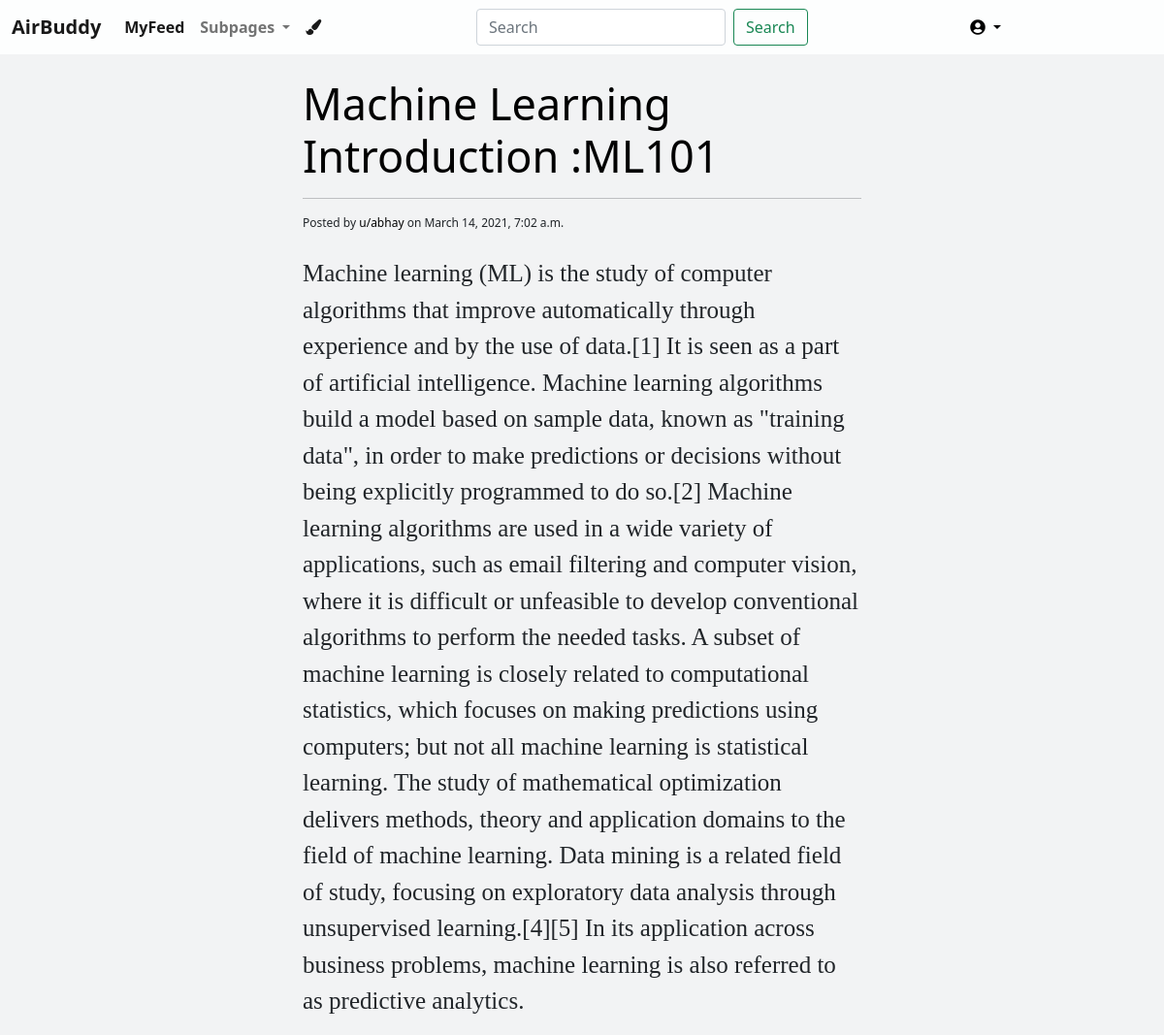
The page /a/ml/1/ (signed in) on the database its author committed.
### subpages/models.py (models this page shows, shortened)
class ml(models.Model):
    author = models.ForeignKey(
                        settings.AUTH_USER_MODEL,
                        on_delete=models.CASCADE,
                        related_name = 'ml_post',
                        )
    title = models.TextField(max_length=100)
    description = models.TextField(max_length=5000)
    created_on = models.DateTimeField(auto_now_add = True)

### subpages/views.py (the view)
# urls.py: url(r'^a/ml/(?P<pk>\d+)/$', views.ml_body, name='ml_body'),
@login_required
def ml_body(request,pk):
    obj = ml.objects.get(pk=pk)
    template_name = 'ml_body.html'
    context = {
        'body':obj.description,
        'title':obj.title,
        'date':obj.created_on,
        'author':obj.author
    }
    return render(request, template_name, context)

### core/templates/ml_body.html
{% extends 'base.html' %}
{% block content %}
<br>
<div class="container-fluid">
    <div class="row">
        <div class="col-md-3"></div>
        <div class="col-md-6">
          <h1 style="color: black;font-size: 45px;">{{title}}</h1>
          <hr class="hr-light">
          <p class="post-meta" style="font-size: 12px;margin: 0%;">Posted by
            <a href="#">u/{{author}}</a> on {{date}}</p>
          <br>
          <p style="
           font-family:Lucida Console;
           font-size: 25px;">
           {{body}}
        </p>
        </div>
        <div class="col-md-3"></div>
    </div>
</div>
{% endblock %}

### core/static/style.css (style rules this page uses)
body { background-color:#F2F3F4; }
p a { text-decoration: none; color: black; }

### rows shown on the page
ml: title "Machine Learning Introduction :ML101", created_on "March 14, 2021, 7:02 a.m.", description "Machine learning (ML) is the study of computer algorithms that improve automatically through experience and by the use of data.[1] It is seen as a part of artificial intelligence. Machine learning algorithms build a model based on sample data, known as \"training data\", in order to make predictions or decisions without being explicitly programmed to do so.[2] Machine learning algorithms are used in a wide variety of applications, such as email filtering and computer vision, where it is difficult or unfeasible to develop conventional algorithms to perform the needed tasks. A subset of machine learning is closely related to computational statistics, which focuses on making predictions using…"

### other values the page prints
{{ author }} "abhay"
